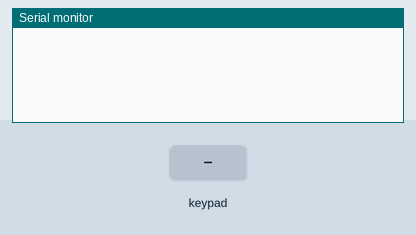
The sketch below on a simulated Arduino Uno, built with avr-gcc and run on an emulated ATmega328P. On the bench: the last lines printed to the serial monitor. Wiring (inferred from the signals the program sends): 4×3 keypad with keys 1 2 3 4 5 6 7 8 9 * 0 # (labels assumed): rows pin 14, pin 15, pin 16, pin 17; columns pin 10, pin 9, pin 8. Inputs (shaded band) come from the test bench.

Above: at 1.2 s.
1.3 s: key '1' pressed
At 2.0 s:
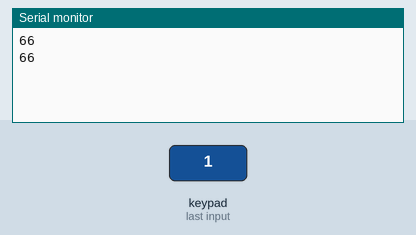
2.8 s: keypad keys 1 2 pressed 0.4 s apart
At 4.6 s:
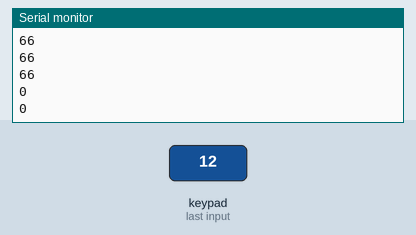
5.1 s: key '3' pressed
At 6.0 s:
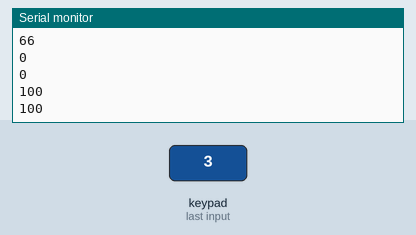
6.6 s: keypad keys 1 2 # pressed 0.4 s apart
At 9.0 s:
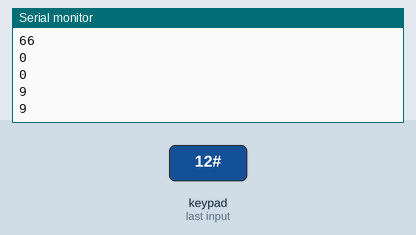
Timing chart, 0 to 10.3 s (numbered marks = the images above; inputs shaded):
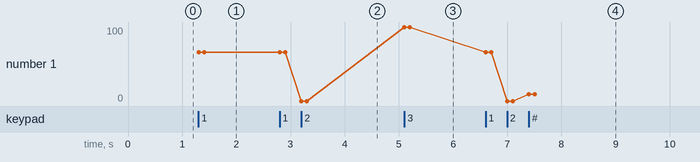

The sketch:

keyboard.ino
```cpp
#include "key_matrix.h"

uint8_t my_matrix[LINES][COLUMNS] = { //my keyboard
  {7, 8, 9},
  {4, 5, 6},
  {1, 2, 3},
  {66, 0, 100}  //my keyboard does not have 66 button in matrix
};

void setup() {
  Serial.begin(9600);
  SetupKeyboard(COLUMNS, LINES, my_matrix); //COLUMNS and LINES are set in .h file
}

void loop() {
  if (WasPressed()) { //if any key was pressed
    Serial.println(PressedKey()); //print it`s code from array my_matrix
    delay(100);
    WasPressed(false); //to stop continious printing
  }
}
```

key_matrix.cpp
```cpp
#include "key_matrix.h"

Timer keyboard_timer; //uses timer2
uint8_t pressed_key;
bool something_pressed = false;
uint8_t column_state[COLUMNS], line_state[LINES]; //states of ports
uint8_t key_matrix[LINES][COLUMNS]; //the copy of array from main

void SetupKeyboard(uint8_t columns, uint8_t lines, uint8_t new_matrix[LINES][COLUMNS]) {
  ArraySetup(columns, column_state);
  ArraySetup(lines, line_state);
  COLUMNS_DDR = PortMask(columns);  //output port
  COLUMNS_PORT = 0;
  LINES_PORT_STATE = 0;   //input port
  for (uint8_t x = 0; x < LINES; x++) { //copy array from main
    for (uint8_t y = 0; y < COLUMNS; y++) {
      key_matrix[x][y] = new_matrix[x][y];
    }
  }
  keyboard_timer.attachTimerInterrupt(ReadMatrix, DEBOUNCE);  //start reading keyboard with period = Debounce
}

uint8_t PressedKey() {
  return pressed_key;
}

bool WasPressed() {
  return something_pressed;
}

void WasPressed(bool new_status) {
  something_pressed = new_status;
}

/*Service functions*/
uint8_t PortMask(uint8_t num_of_bits) { //makes mask like 0b00001111
  return (0xFF << num_of_bits) ^ 0xFF;
}

void ArraySetup(uint8_t num_of_bits, uint8_t *state_array) { //makes states like 0b011, 0b101, 0b110
  uint8_t mask = PortMask(num_of_bits);
  for (auto i = 0; i < num_of_bits; i++) {
    state_array[i] = mask ^ (1 << (num_of_bits - 1 - i));
  };
};

void ReadMatrix() {
  uint8_t cur_line_state;
  for (auto cur_column = 0; cur_column < COLUMNS; cur_column++)
  {
    COLUMNS_PORT = column_state[cur_column];
    cur_line_state = LINES_PORT_STATE & PortMask(LINES);
    for (auto cur_line = 0; cur_line < LINES; cur_line++)
    {
      if ( cur_line_state == line_state[cur_line])
      {
        something_pressed = true;
        pressed_key = key_matrix[cur_line][cur_column];
      }
    }
  }
}
```

key_matrix.h
```cpp
#ifndef key_matrix_h_
#define key_matrix_h_

#include "timer_class.h"

#define DEBOUNCE 15000  //Timer2 period (15 ms) to avoid bouncing

/*Set the number of columns and lines*/
#define COLUMNS 3 //"write" to matrix
#define LINES 4 //"read" from matrix

/*Set the ports for connecting keypad*/
#define COLUMNS_PORT PORTB //"write" to matrix
#define COLUMNS_DDR DDRB //"write" to matrix
#define LINES_PORT_STATE PINC //"read" from matrix

void SetupKeyboard(uint8_t columns, uint8_t lines, uint8_t new_matrix[LINES][COLUMNS]); //setup the key matrix, new_matrix contains "names" of keys
uint8_t PressedKey();   //returns the pressed key from array new_matrix
bool WasPressed(); //returns true, if any key was pressed
void WasPressed(bool new_status);   //set new status of flag something_pressed

uint8_t PortMask(uint8_t num_of_bits);  //service function to make the mask like 0b00001111
void ArraySetup(uint8_t num_of_bits, uint8_t *state_array); //service functions to setup arrays with states of ports
void ReadMatrix();  //service function for reading the states of key matrix
#endif /*key_matrix_h_*/
```

timer_class.cpp
```cpp
#include "timer_class.h"

ISR(TIMER_INT)  //ISR for couners and timer
{
  Timer1.isrCallback();
}

/*  Group of functions for interrupts*/
void Timer::isrDefaultUnused() {}
void (*Timer::isrCallback)() = Timer::isrDefaultUnused;

void Timer::startTimerForInterrupt(uint16_t Period) {
  cli();
  period = Period;
  TIMSK_ = (1 << OCIE_A);
  TCCR_A = TCCR_A_FOR_TIMER;
  Timer::setupTimer(Period);
  sei();
}

void Timer::stopTimerCounter() {
  TCCR_B &= CS_STOP;
  TIMSK_ = 0;
  TCCR_A = 0;
  OCR_A = 0;
  period = 0;
}


/*Service function for calculating timer registers*/
void Timer::setupTimer(uint16_t Period){
   if (Period <= OCR_MAX / F_CPU_SH) {
    TCCR_B = CS_FOR_NO_PRESC;
    OCR_A = (Period * F_CPU_SH) - 1;
  } else {
    if (Period <= PRESCALER_1 * OCR_MAX / F_CPU_SH) {
      TCCR_B = CS_FOR_1_PRESC;
      OCR_A = (Period * F_CPU_SH) / PRESCALER_1 - 1;
    } else {
      if (Period <= PRESCALER_2 * OCR_MAX / F_CPU_SH) {
        TCCR_B = CS_FOR_2_PRESC;
        OCR_A = (Period * F_CPU_SH) / PRESCALER_2 - 1;
      } else {
        if (Period <= PRESCALER_3 / F_CPU_SH * OCR_MAX) {
          TCCR_B = CS_FOR_3_PRESC;
          OCR_A = (Period * F_CPU_SH) / PRESCALER_3 - 1;
        } else {
          if (Period <= PRESCALER_4 / F_CPU_SH * OCR_MAX) {
            TCCR_B = CS_FOR_4_PRESC;
            OCR_A = (Period * F_CPU_SH) / PRESCALER_4 - 1;
          } else {
            TCCR_B = CS_FOR_4_PRESC;
            OCR_A = OCR_MAX - 1;
          };
        };
      };
    };
  };
};
```

timer_class.h
```cpp
#ifndef timer_class_h_
#define timer_class_h_
#include <avr/io.h>
#include <avr/interrupt.h>
#include <inttypes.h>

#define TIMER_0 0
#define TIMER_1 1
#define TIMER_2 2

#define F_CPU_SH 16 //F_CPU/1000000 i had some problems with overflow
/*Units for startCounter function*/
#define MILLIS 1
#define SECONDS 975    //must be 1000
#define MINUTES 58500   //must be 60000, but my arduinos "minute" is 1 min + 1.5 sec
#define HOURS 3510000

/*Choose your timer here
Timer0 and Timer2 have 8-bit resolution (period 1 us-16384 us)
Timer1 is 16-bit (period 1 us-4.19 s) */
//Timer0 is used for Delay and etc in Arduino, be careful with it

//#define TIMER TIMER_0
//#define TIMER TIMER_1
#define TIMER TIMER_2

class Timer {
  private:
    uint16_t period;
    void setupTimer(uint16_t Period);  //service function for calculating CS and OCR for timers
  public:
    void startTimerForInterrupt(uint16_t Period);  //start timer for attaching function to ISR, period`s unit measure is microseconds

    void stopTimerCounter();  //stop counting and interrupts from Timer

    static void (*isrCallback)();   //
    static void isrDefaultUnused(); //blank function, if function isn`t attached to ISR
    void attachTimerInterrupt(void (*isr)(), uint32_t Period) __attribute__((always_inline)) {  //attach function to ISR (function must be void without arguments!!!)
      startTimerForInterrupt(Period); //Period in microseconds
      isrCallback = isr;
    };
    void detachTimerInterrupt() __attribute__((always_inline)) {  //detach function from ISR and stop interrupts
      stopTimerCounter();
      isrCallback = isrDefaultUnused;
    };
};
/*  Some definitions for our timers */
#if TIMER == TIMER_0
  #define TIMER_INT TIMER0_COMPA_vect
  #define TIMSK_ TIMSK0
  #define TCCR_A TCCR0A
  #define TCCR_B TCCR0B
  #define OCR_A OCR0A
  #define CS_0 CS00
  #define CS_1 CS01
  #define CS_2 CS02
  #define TCCR_A_FOR_TIMER (1 << WGM01)
  #define OCIE_A OCIE0A
  #define OCR_MAX 256
  #define CS_STOP ~(1<<CS_2)|(1<<CS_1)|(0<<CS_0)
  #define CS_FOR_NO_PRESC (1 << CS_0)
  #define PRESCALER_1 8
  #define CS_FOR_1_PRESC (1 << CS_1)
  #define PRESCALER_2 64
  #define CS_FOR_2_PRESC (1 << CS_1)|(1 << CS_0)
  #define PRESCALER_3 256
  #define CS_FOR_3_PRESC (1 << CS_2)
  #define PRESCALER_4 1024
  #define CS_FOR_4_PRESC (1 << CS_2)|(1 << CS_0)
  #define CS_FOR_COUNTER CS_FOR_2_PRESC
  #define OCR_FOR_COUNTER 0xF9 //max period 0.26214 sec = (64)/(16 MHz) * 65535 / OCR_A = 250 -> 0.001 sec
#elif TIMER == TIMER_1
  #define TIMER_INT TIMER1_COMPA_vect
  #define TIMSK_ TIMSK1
  #define TCCR_A TCCR1A
  #define TCCR_B TCCR1B
  #define OCR_A OCR1A
  #define CS_0 CS10
  #define CS_1 CS11
  #define CS_2 CS12
  #define TCCR_A_FOR_TIMER 0
  #define OCIE_A OCIE1A
  #define OCR_MAX 65536
  #define CS_FOR_COUNTER (1 << WGM12)|(1 << CS_0)
  #define OCR_FOR_COUNTER 0x3E7F
  #define CS_STOP ~(1<<CS_2)|(1<<CS_1)|(0<<CS_0)
  #define CS_FOR_NO_PRESC (1 << WGM12) |(1 << CS_0)
  #define PRESCALER_1 8
  #define CS_FOR_1_PRESC (1 << WGM12) |(1 << CS_1)
  #define PRESCALER_2 64
  #define CS_FOR_2_PRESC (1 << WGM12) |(1 << CS_1)|(1 << CS_0)
  #define PRESCALER_3 256
  #define CS_FOR_3_PRESC (1 << WGM12) |(1 << CS_2)
  #define PRESCALER_4 1024
  #define CS_FOR_4_PRESC (1 << WGM12) |(1 << CS_2)|(1 << CS_0)
  #define CS_FOR_COUNTER CS_FOR_2_PRESC
#elif TIMER == TIMER_2
  #define TIMER_INT TIMER2_COMPA_vect
  #define TIMSK_ TIMSK2
  #define TCCR_A TCCR2A
  #define TCCR_B TCCR2B
  #define OCR_A OCR2A
  #define CS_0 CS20
  #define CS_1 CS21
  #define CS_2 CS22
  #define TCCR_A_FOR_TIMER (1 << WGM21)
  #define OCIE_A OCIE2A
  #define OCR_MAX 256
  #define CS_STOP ~(1<<CS_2)|(1<<CS_1)|(0<<CS_0)
  #define CS_FOR_NO_PRESC (1 << CS_0)
  #define PRESCALER_1 8
  #define CS_FOR_1_PRESC (1<<CS_1)|(0<<CS_0)
  #define PRESCALER_2 64
  #define CS_FOR_2_PRESC (1<<CS_2)
  #define PRESCALER_3 256
  #define CS_FOR_3_PRESC (1<<CS_2)|(1<<CS_1)
  #define PRESCALER_4 1024
  #define CS_FOR_4_PRESC (1<<CS_2)|(1<<CS_1)|(1<<CS_0)
  #define CS_FOR_COUNTER CS_FOR_2_PRESC
  #define OCR_FOR_COUNTER 0xF9 //max period 0.26214 sec = (64)/(16 MHz) * 65535 / OCR_A = 250 -> 0.001 sec
#endif

extern Timer Timer1;
#endif /*timer_class_h_ */
```

Measured:
- after the input at 1.3 s, the serial monitor: prints a new line at once (image 1)
- after the input at 2.8 s, the serial monitor: prints a new line after 0.40 s (image 2)
- after the input at 5.1 s, the serial monitor: prints a new line at once (image 3)
- after the input at 6.6 s, the serial monitor: prints a new line at once (image 4)
- plotted number 1: 66 → 0 after the input at 2.8 s, 0 → 100 after the input at 5.1 s, 100 → 9 after the input at 6.6 s
